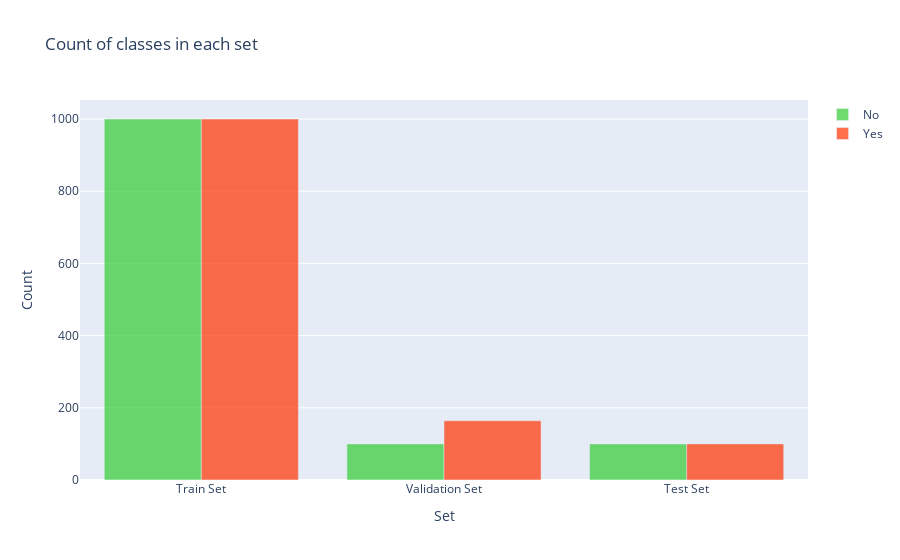

Source (notebook cell):
### Code cell
y = dict()
y[0] = []
y[1] = []
for set_name in (y_train, y_val, y_test):
    y[0].append(np.sum(set_name == 0))
    y[1].append(np.sum(set_name == 1))

trace0 = go.Bar(
    x=['Train Set', 'Validation Set', 'Test Set'],
    y=y[0],
    name='No',
    marker=dict(color='#33cc33'),
    opacity=0.7
)
trace1 = go.Bar(
    x=['Train Set', 'Validation Set', 'Test Set'],
    y=y[1],
    name='Yes',
    marker=dict(color='#ff3300'),
    opacity=0.7
)
data = [trace0, trace1]
layout = go.Layout(
    title='Count of classes in each set',
    xaxis={'title': 'Set'},
    yaxis={'title': 'Count'}
)
fig = go.Figure(data, layout)
iplot(fig)

### Figure 1 — Plotly figure (JSON) as saved in the notebook; plotly's stock layout.template omitted (floating-point values rounded to 4 significant figures)
{"data": [{"marker": {"color": "#33cc33"}, "name": "No", "opacity": 0.7, "type": "bar", "x": ["Train Set", "Validation Set", "Test Set"], "y": [1000, 100, 100]}, {"marker": {"color": "#ff3300"}, "name": "Yes", "opacity": 0.7, "type": "bar", "x": ["Train Set", "Validation Set", "Test Set"], "y": [1000, 164, 100]}], "layout": {"title": {"text": "Count of classes in each set"}, "xaxis": {"title": {"text": "Set"}}, "yaxis": {"title": {"text": "Count"}}}}
